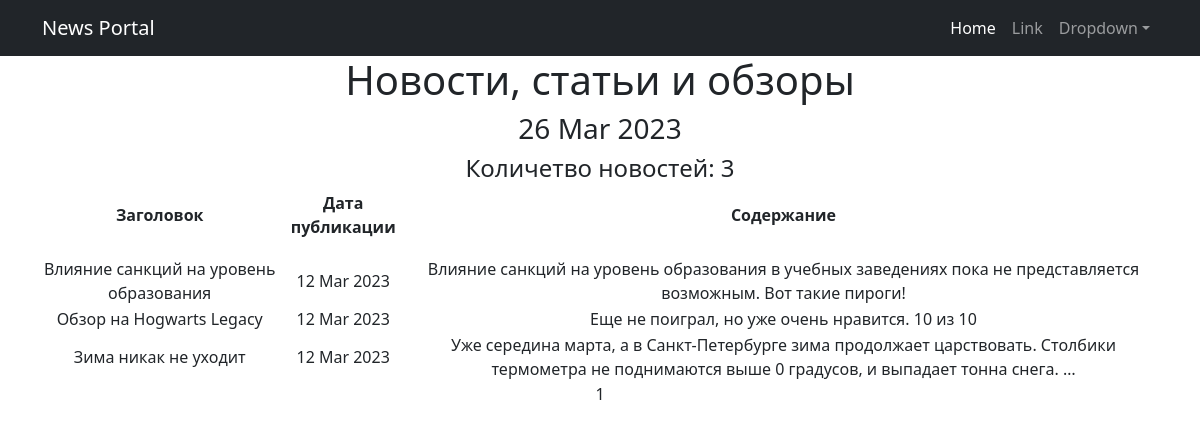
/posts/, run on an earlier commit of the app's database.
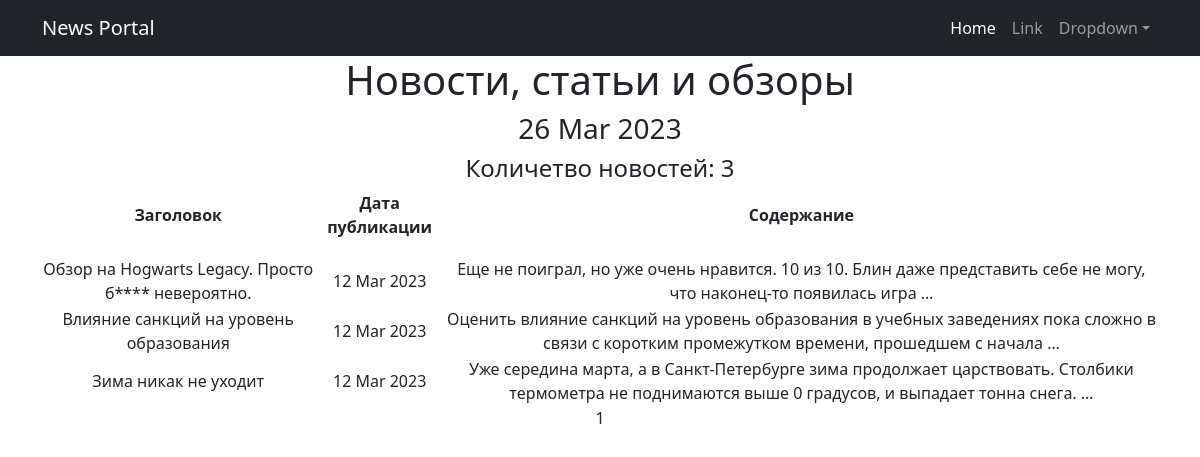
And on a later commit of the database.
### accounts/models.py (models this page shows, shortened)
class Post(models.Model):
    var = models.CharField(max_length = 2, choices = VARS, default = news)
    datetime_of_post = models.DateTimeField(auto_now_add = True)
    topic = models.CharField(null = True, max_length=64)
    text_of_topic = models.TextField(null = True)
    rate_of_post = models.IntegerField(default = 0)
    author = models.ForeignKey(Author, on_delete = models.CASCADE)
    category = models.ManyToManyField(Category, through = 'PostCategory')

### accounts/views.py (the view)
# urls.py: path('', PostList.as_view(), name='post_list'),
class PostList(ListView):
    model = Post
    ordering = 'text_of_topic'
    template_name = 'posts.html'
    context_object_name = 'posts'
    paginate_by = 10
    def get_queryset(self):
        queryset = super().get_queryset()
        self.filterset = PostFilter(self.request.GET, queryset)
        return self.filterset.qs
    def get_context_data(self, **kwargs):
        context = super().get_context_data(**kwargs)
        context['time_now'] = datetime.utcnow()
        context['next_t'] = None
        return context

### accounts/templatetags/custom_filters.py (called while the page is built)
@register.filter(name = 'censor')
def censor(text):
    for word in BAD_WORD:
        if word in text:
            text = text.replace(word[1:len(word)], f'{len(word) * "*"}')
            return text
        else:
            return text

### templates/posts.html (shortened to what this page needs)
{% extends 'flatpages/default.html' %}
{% load custom_filters %}
{% load custom_tags %}
{% block content %}
<h1>Новости, статьи и обзоры</h1>
<h3>{{ time_now|date:'d M Y' }}</h3>
<h4>Количетво новостей: {{ posts|length }}</h4>
{% if posts %}
    <table>
        <tr>
            <td><p><strong> Заголовок </strong></p></td>
            <td><p><strong> Дата публикации </strong></p></td>
            <td><p><strong> Содержание </strong></p></td>
        </tr>
        {% for post in posts %}
        <tr>
            <td>{{ post.topic |censor}}</td>
            <td>{{ post.datetime_of_post|date:'d M Y' }}</td>
            <td>{{ post.text_of_topic |truncatewords:20 |censor}}</td>
        </tr>
        {% endfor %}
    </table>
{% else %}
    <h1> Новостей нет! </h1>
{% endif %}
      {{ page_obj.number }}
{% endblock content %}

What changed in the data, as far as the page shows it:
changed Post: topic|censor "Обзор на Hogwarts Legacy" → "Обзор на Hogwarts Legacy. Просто б**** невероятно."; text_of_topic|censor "Еще не поиграл, но уже очень нравится. 10 из 10" → "Еще не поиграл, но уже очень нравится. 10 из 10. Блин даже представить себе не могу, что наконец-то появилась игра …"; moves up the list
changed Post "Влияние санкций на уровень образования": text_of_topic|censor "Влияние санкций на уровень образования в учебных заведениях пока не представляется возможным. Вот такие пироги!" → "Оценить влияние санкций на уровень образования в учебных заведениях пока сложно в связи с коротким промежутком времени, прошедшем с начала …"
